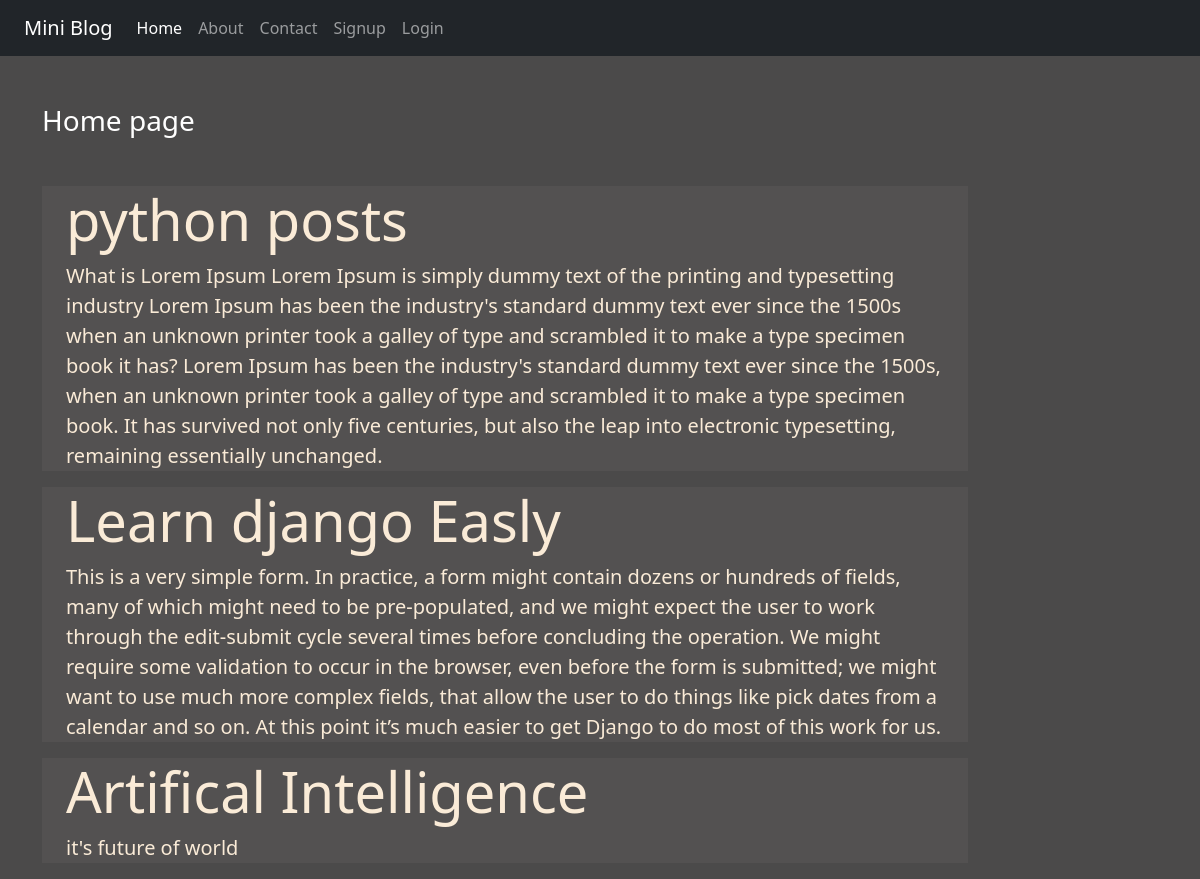
The page / on the database its author committed.
### webapp/models.py (models this page shows)
class Post(models.Model):
    title= models.CharField(max_length=150)
    desc = models.TextField()

### webapp/views.py (the view)
# urls.py: 2. Add a URL to urlpatterns:  path('', Home.as_view(), name='home')
def Home(request):
    posts = Post.objects.all()
    return render(request, 'app/home.html',{'posts': posts})

### webapp/templates/app/home.html
{% extends 'app/base.html' %}
{% load static %}
{% block content %}
<div class="col-sm-10">
  <h3 class="text-white my-5">Home page</h3>
   {% for post in posts %}
    <div class="jumbotron jumbotron-fluid jumbo-color ">
      <div class="container">
        <h1 class="display-4 font-weight-bold">{{post.title}}</h1>
        <p class="lead">{{post.desc}}</p>
      </div>
    </div>
   {% endfor %}
</div>
{% endblock content %}

### webapp/static/pro/css/style.css (style rules this page uses)
body { background-color:rgb(75,74,74); color: antiquewhite; }
.jumbo-color { background-color : rgb(83,81,81); }

### rows shown on the page
Post: title "python posts", desc "What is Lorem Ipsum Lorem Ipsum is simply dummy text of the printing and typesetting industry Lorem Ipsum has been the industry's standard dummy text ever since the 1500s when an unknown printer took a galley of type and scrambled it to make a type specimen book it has? Lorem Ipsum has been the industry's standard dummy text ever since the 1500s, when an unknown printer took a galley of type and scrambled it to make a type specimen book. It has survived not only five centuries, but also the leap into electronic typesetting, remaining essentially unchanged."
Post: title "Learn django Easly", desc "This is a very simple form. In practice, a form might contain dozens or hundreds of fields, many of which might need to be pre-populated, and we might expect the user to work through the edit-submit cycle several times before concluding the operation. We might require some validation to occur in the browser, even before the form is submitted; we might want to use much more complex fields, that allow the user to do things like pick dates from a calendar and so on. At this point it’s much easier to get Django to do most of this work for us."
Post: title "Artifical Intelligence", desc "it's future of world"
